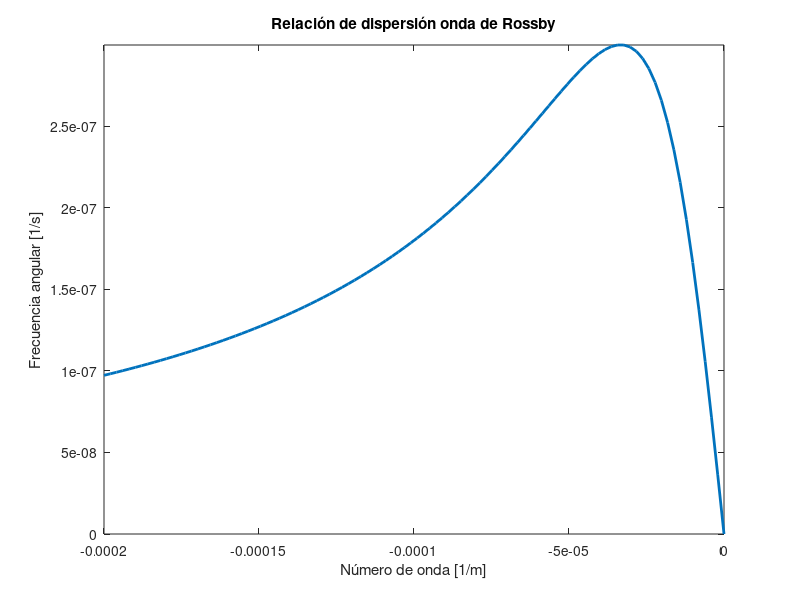
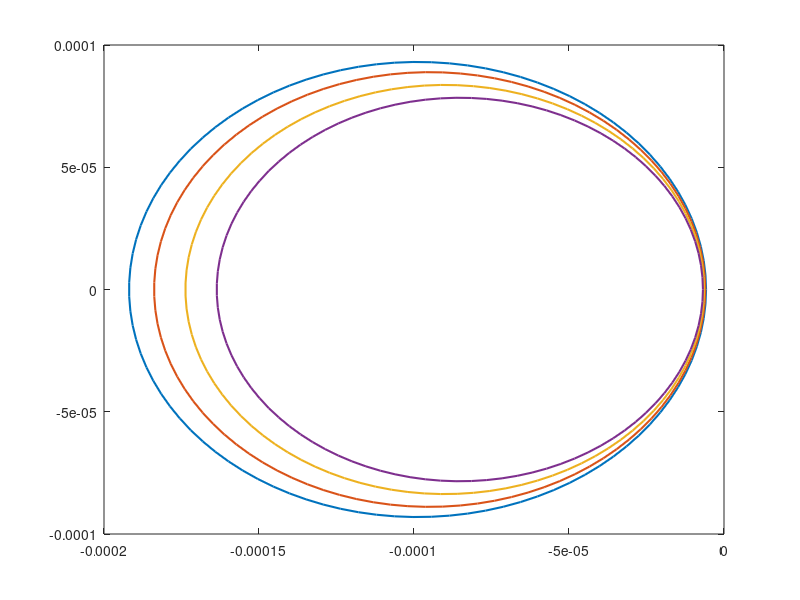

The MATLAB source for these figures, in order: (Note: this script raises an error after producing the figures.)
clc
clear all
close all

%%
beta = 2*(10^(-11)); %[1/m*s]
c = 3; %[m/s]
f = 10^(-4); %[1/s]
LR= c /f; %[m]
l = 0; %[1/m]

k = linspace(-2,0,100); %Deberia usar -1 en lugar de -2???
k = k * (10^(-4)); %[1/m]

for i = 1:length(k)
    omega(i)= (-beta*k(i))/((k(i)^2)+(l^2)+(LR^(-2)));
end

o=[-2 0];
o=o*(10^(-4));

figure()
plot(k,(omega),"LineWidth",2)
axis tight
%xlim(o)
xlabel("Número de onda [1/m]")
ylabel("Frecuencia angular [1/s]")
title("Relación de dispersión onda de Rossby")

%98

%%
for i = 1:length(omega)
    primero(:,i)= beta/(2*omega(i));
    segundo = f/c;
     
    Radio(:,i) = sqrt( ((primero(i)).^2) - ((segundo).^2));
    t = linspace(0, 2*pi, 100);
     
    K(:,i) = (Radio(i)*cos(t)) - primero(i);
    L(:,i) = (Radio(i)*sin(t));
end

figure()
plot(K(:,5),L(:,5),"LineWidth",1.5)
hold on
for i =10:5:20
    plot(K(:,i-1),L(:,i-1),"LineWidth",1.5)
end
legend(string(omega(5:5:20)),"Location","best")
title("Curvas de dispersión onda de Rossby")
xlabel("Primera componente del numero de onda 'k'")
ylabel("Segunda componente del numero de onda 'l'")